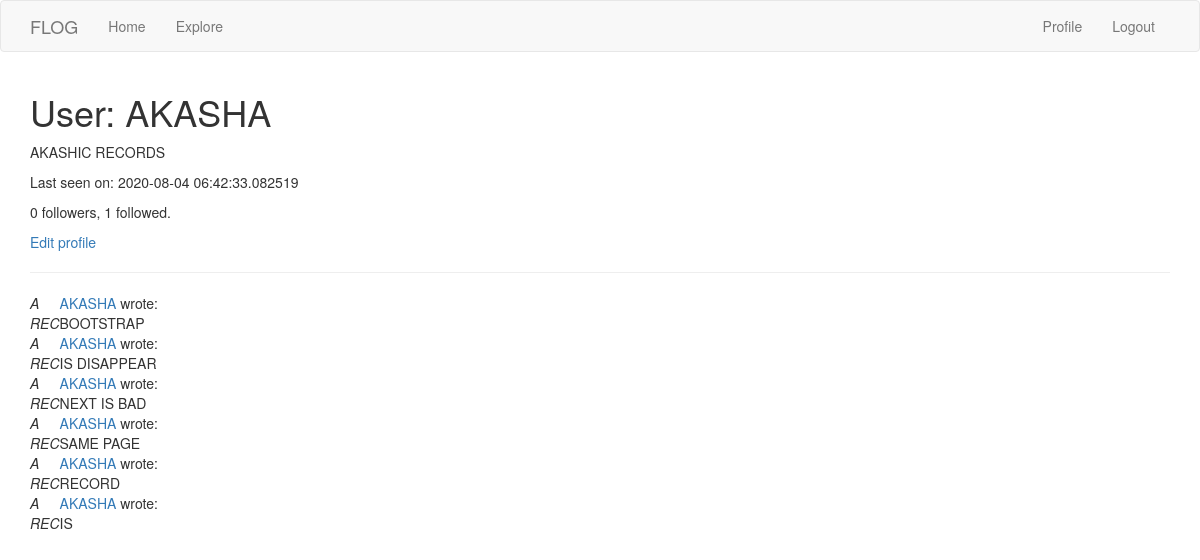
Page /user/AKASHA (signed in) on the earlier database version.
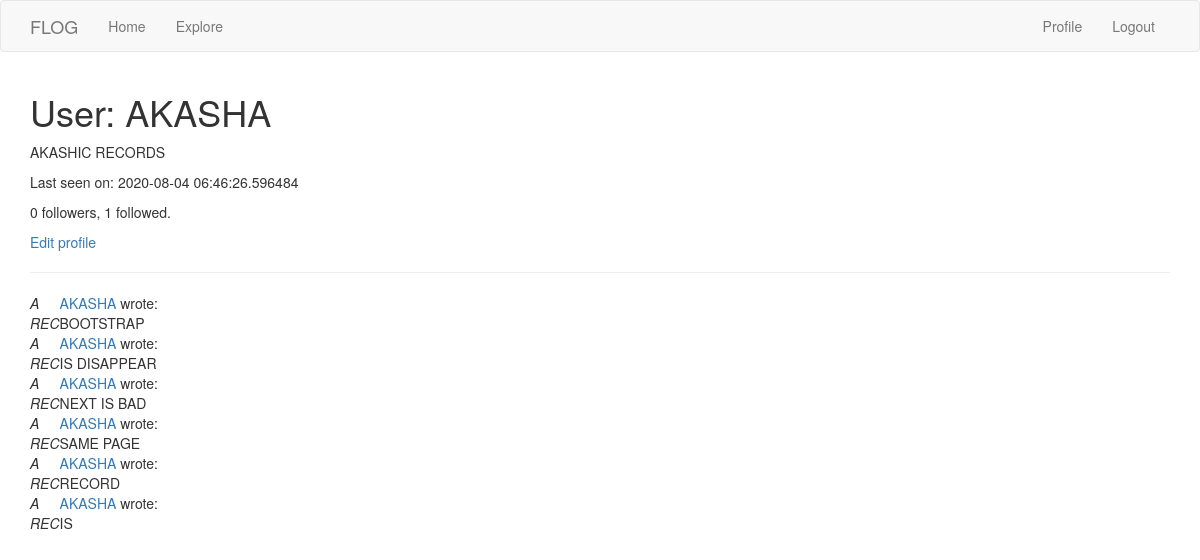
Same page on the later database version.
### app/models.py (models this page shows, shortened)
class User(UserMixin, db.Model):
    id = db.Column(db.Integer, primary_key=True)
    username = db.Column(db.String(64), index=True, unique=True)
    email = db.Column(db.String(128), index=True, unique=True)
    password_hash = db.Column(db.String(128))
    about_me = db.Column(db.String(256))
    last_seen = db.Column(db.DateTime, default=datetime.utcnow)
    posts = db.relationship('Post', backref='author', lazy='dynamic')
    followed = db.relationship(
        'User', secondary=followers,
        primaryjoin=(followers.c.follower_id == id),
        secondaryjoin=(followers.c.followed_id == id),
        backref=db.backref('followers', lazy='dynamic'), lazy='dynamic')

class Post(db.Model):
    id = db.Column(db.Integer, primary_key=True)
    body = db.Column(db.String(256))
    timestamp = db.Column(db.DateTime, index=True, default=datetime.utcnow)
    user_id = db.Column(db.Integer, db.ForeignKey('user.id'))

### app/routes.py (the view)
@app.route('/user/<username>')
@login_required
def user(username):
    user = User.query.filter_by(username=username).first_or_404()
    page = request.args.get('page', 1, type=int)
    posts = user.posts.order_by(Post.timestamp.desc()).paginate(page, app.config['POSTS_PER_PAGE'], False)
    next_url = prev_url = None
    if posts.has_next:
        next_url = url_for('user', username=user.username, page=posts.next_num)
    if posts.has_prev:
        prev_url = url_for('user', username=user.username, page=posts.prev_num)
    form = FollowForm()
    return render_template('user.html', user=user, posts=posts.items, form=form,
                            next_url=next_url, prev_url=prev_url)

### app/models.py (called while the page is built)
@login.user_loader
def load_user(id):
    return User.query.get(int(id))

### app/routes.py (called while the page is built)
@app.before_request
def before_request():
    if current_user.is_authenticated:
        current_user.last_seen = datetime.utcnow()
        db.session.commit()

### app/templates/user.html (shortened to what this page needs)
{% extends "base.html" %}
{% block app_content %}
    <h1>User: {{ user.username }}</h1>
    {% if user.about_me %}<p>{{ user.about_me }}</p>{% endif %}
    {% if user.last_seen %}<p>Last seen on: {{ user.last_seen }}</p>{% endif %}
    <p>{{ user.followers.count() }} followers, {{ user.followed.count() }} followed.</p>
    {% if user == current_user %}
    <p><a href="{{ url_for('edit_profile') }}">Edit profile</a></p>
    {% endif %}
    <hr>
    {% for post in posts %}
        {% include "_post.html" %}
    {% endfor %}
{% endblock %}

### app/templates/base.html (shortened to what this page needs)
{% extends 'bootstrap/base.html' %}
{% block navbar %}
    <nav class="navbar navbar-default">
        <div class="container">
            <div class="navbar-header">
                <a class="navbar-brand" href="{{ url_for('index') }}">FLOG</a>
            </div>
            <div class="collapse navbar-collapse" id="bs-example-navbar-collapse-1">
                <ul class="nav navbar-nav">
                    <li><a href="{{ url_for('index') }}">Home</a></li>
                    <li><a href="{{ url_for('explore') }}">Explore</a></li>
                </ul>
                <ul class="nav navbar-nav navbar-right">
                    {% if current_user.is_anonymous %}
                    <li><a href="{{ url_for('login') }}">Login</a></li>
                    {% else %}
                    <li><a href="{{ url_for('user', username=current_user.username) }}">Profile</a></li>
                    <li><a href="{{ url_for('logout') }}">Logout</a></li>
                    {% endif %}
                </ul>
            </div>
        </div>
    </nav>
{% endblock %}
{%block content %}
    <div class="container">
        {% block app_content %}{% endblock %}
    </div>
{% endblock %}

### app/templates/_post.html
<table>
    <tr valign="top">
        <td><i>A<br>REC</i></td>
        <td>
            <a href="{{ url_for('user', username=post.author.username) }}">
                {{ post.author.username }}
            </a>
            wrote:<br>{{ post.body }}
        </td>
    </tr>
</table>

Differences in the rows shown:
changed User "AKASHA": last_seen "2020-08-04 06:42:33.082519" → "2020-08-04 06:46:26.596484"
